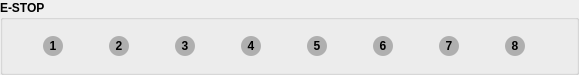
    <widget class="QGroupBox" name="groupBox_7">
     <property name="maximumSize">
      <size>
       <width>16777215</width>
       <height>75</height>
      </size>
     </property>
     <property name="font">
      <font>
       <weight>75</weight>
       <bold>true</bold>
      </font>
     </property>
     <property name="title">
      <string>E-STOP</string>
     </property>
     <layout class="QGridLayout" name="gridLayout_27">
      <item row="0" column="17">
       <widget class="QLabel" name="estop_8">
        <property name="minimumSize">
         <size>
          <width>20</width>
          <height>26</height>
         </size>
        </property>
        <property name="maximumSize">
         <size>
          <width>20</width>
          <height>26</height>
         </size>
        </property>
        <property name="font">
         <font>
          <weight>75</weight>
          <bold>true</bold>
         </font>
        </property>
        <property name="styleSheet">
         <string notr="true">QLabel {
margin-top: 3px;
margin-bottom: 3px;
border-radius: 10px;
min-height: 20px;
min-width: 20px;
background-color: rgb(175, 175, 175);
}</string>
        </property>
        <property name="text">
         <string>8</string>
        </property>
        <property name="alignment">
         <set>Qt::AlignCenter</set>
        </property>
       </widget>
      </item>
      <item row="0" column="14">
       <spacer name="horizontalSpacer_41">
        <property name="orientation">
         <enum>Qt::Horizontal</enum>
        </property>
        <property name="sizeHint" stdset="0">
         <size>
          <width>40</width>
          <height>20</height>
         </size>
        </property>
       </spacer>
      </item>
      <item row="0" column="2">
       <widget class="QLabel" name="estop_1">
        <property name="minimumSize">
         <size>
          <width>20</width>
          <height>26</height>
         </size>
        </property>
        <property name="maximumSize">
         <size>
          <width>20</width>
          <height>26</height>
         </size>
        </property>
        <property name="font">
         <font>
          <weight>75</weight>
          <bold>true</bold>
         </font>
        </property>
        <property name="styleSheet">
         <string notr="true">QLabel {
margin-top: 3px;
margin-bottom: 3px;
border-radius: 10px;
min-height: 20px;
min-width: 20px;
background-color: rgb(175, 175, 175);
}</string>
        </property>
        <property name="text">
         <string>1</string>
        </property>
        <property name="alignment">
         <set>Qt::AlignCenter</set>
        </property>
       </widget>
      </item>
      <item row="0" column="6">
       <spacer name="horizontalSpacer_42">
        <property name="orientation">
         <enum>Qt::Horizontal</enum>
        </property>
        <property name="sizeHint" stdset="0">
         <size>
          <width>40</width>
          <height>20</height>
         </size>
        </property>
       </spacer>
      </item>
      <item row="0" column="11">
       <widget class="QLabel" name="estop_5">
        <property name="minimumSize">
         <size>
          <width>20</width>
          <height>26</height>
         </size>
        </property>
        <property name="maximumSize">
         <size>
          <width>20</width>
          <height>26</height>
         </size>
        </property>
        <property name="font">
         <font>
          <weight>75</weight>
          <bold>true</bold>
         </font>
        </property>
        <property name="styleSheet">
         <string notr="true">QLabel {
margin-top: 3px;
margin-bottom: 3px;
border-radius: 10px;
min-height: 20px;
min-width: 20px;
background-color: rgb(175, 175, 175);
}</string>
        </property>
        <property name="text">
         <string>5</string>
        </property>
        <property name="alignment">
         <set>Qt::AlignCenter</set>
        </property>
       </widget>
      </item>
      <item row="0" column="16">
       <spacer name="horizontalSpacer_43">
        <property name="orientation">
         <enum>Qt::Horizontal</enum>
        </property>
        <property name="sizeHint" stdset="0">
         <size>
          <width>40</width>
          <height>20</height>
         </size>
        </property>
       </spacer>
      </item>
      <item row="0" column="15">
       <widget class="QLabel" name="estop_7">
        <property name="minimumSize">
         <size>
          <width>20</width>
          <height>26</height>
         </size>
        </property>
        <property name="maximumSize">
         <size>
          <width>20</width>
          <height>26</height>
         </size>
        </property>
        <property name="font">
         <font>
          <weight>75</weight>
          <bold>true</bold>
         </font>
        </property>
        <property name="styleSheet">
         <string notr="true">QLabel {
margin-top: 3px;
margin-bottom: 3px;
border-radius: 10px;
min-height: 20px;
min-width: 20px;
background-color: rgb(175, 175, 175);
}</string>
        </property>
        <property name="text">
         <string>7</string>
        </property>
        <property name="alignment">
         <set>Qt::AlignCenter</set>
        </property>
       </widget>
      </item>
      <item row="0" column="10">
       <spacer name="horizontalSpacer_44">
        <property name="orientation">
         <enum>Qt::Horizontal</enum>
        </property>
        <property name="sizeHint" stdset="0">
         <size>
          <width>40</width>
          <height>20</height>
         </size>
        </property>
       </spacer>
      </item>
      <item row="0" column="5">
       <widget class="QLabel" name="estop_2">
        <property name="minimumSize">
         <size>
          <width>20</width>
          <height>26</height>
         </size>
        </property>
        <property name="maximumSize">
         <size>
          <width>20</width>
          <height>26</height>
         </size>
        </property>
        <property name="font">
         <font>
          <weight>75</weight>
          <bold>true</bold>
         </font>
        </property>
        <property name="styleSheet">
         <string notr="true">QLabel {
margin-top: 3px;
margin-bottom: 3px;
border-radius: 10px;
min-height: 20px;
min-width: 20px;
background-color: rgb(175, 175, 175);
}</string>
        </property>
        <property name="text">
         <string>2</string>
        </property>
        <property name="alignment">
         <set>Qt::AlignCenter</set>
        </property>
       </widget>
      </item>
      <item row="0" column="7">
       <widget class="QLabel" name="estop_3">
        <property name="minimumSize">
         <size>
          <width>20</width>
          <height>26</height>
         </size>
        </property>
        <property name="maximumSize">
         <size>
          <width>20</width>
          <height>26</height>
         </size>
        </property>
        <property name="font">
         <font>
          <weight>75</weight>
          <bold>true</bold>
         </font>
        </property>
        <property name="styleSheet">
         <string notr="true">QLabel {
margin-top: 3px;
margin-bottom: 3px;
border-radius: 10px;
min-height: 20px;
min-width: 20px;
background-color: rgb(175, 175, 175);
}</string>
        </property>
        <property name="text">
         <string>3</string>
        </property>
        <property name="alignment">
         <set>Qt::AlignCenter</set>
        </property>
       </widget>
      </item>
      <item row="0" column="3">
       <spacer name="horizontalSpacer_45">
        <property name="orientation">
         <enum>Qt::Horizontal</enum>
        </property>
        <property name="sizeHint" stdset="0">
         <size>
          <width>40</width>
          <height>20</height>
         </size>
        </property>
       </spacer>
      </item>
      <item row="0" column="0">
       <spacer name="horizontalSpacer_46">
        <property name="orientation">
         <enum>Qt::Horizontal</enum>
        </property>
        <property name="sizeType">
         <enum>QSizePolicy::Maximum</enum>
        </property>
        <property name="sizeHint" stdset="0">
         <size>
          <width>10</width>
          <height>20</height>
         </size>
        </property>
       </spacer>
      </item>
      <item row="0" column="12">
       <spacer name="horizontalSpacer_47">
        <property name="orientation">
         <enum>Qt::Horizontal</enum>
        </property>
        <property name="sizeHint" stdset="0">
         <size>
          <width>40</width>
          <height>20</height>
         </size>
        </property>
       </spacer>
      </item>
      <item row="0" column="18">
       <spacer name="horizontalSpacer_48">
        <property name="orientation">
         <enum>Qt::Horizontal</enum>
        </property>
        <property name="sizeHint" stdset="0">
         <size>
          <width>40</width>
          <height>20</height>
         </size>
        </property>
       </spacer>
      </item>
      <item row="0" column="8">
       <spacer name="horizontalSpacer_49">
        <property name="orientation">
         <enum>Qt::Horizontal</enum>
        </property>
        <property name="sizeHint" stdset="0">
         <size>
          <width>40</width>
          <height>20</height>
         </size>
        </property>
       </spacer>
      </item>
      <item row="0" column="9">
       <widget class="QLabel" name="estop_4">
        <property name="minimumSize">
         <size>
          <width>20</width>
          <height>26</height>
         </size>
        </property>
        <property name="maximumSize">
         <size>
          <width>20</width>
          <height>26</height>
         </size>
        </property>
        <property name="font">
         <font>
          <weight>75</weight>
          <bold>true</bold>
         </font>
        </property>
        <property name="styleSheet">
         <string notr="true">QLabel {
margin-top: 3px;
margin-bottom: 3px;
border-radius: 10px;
min-height: 20px;
min-width: 20px;
background-color: rgb(175, 175, 175);
}</string>
        </property>
        <property name="text">
         <string>4</string>
        </property>
        <property name="alignment">
         <set>Qt::AlignCenter</set>
        </property>
       </widget>
      </item>
      <item row="0" column="13">
       <widget class="QLabel" name="estop_6">
        <property name="minimumSize">
         <size>
          <width>20</width>
          <height>26</height>
         </size>
        </property>
        <property name="maximumSize">
         <size>
          <width>20</width>
          <height>26</height>
         </size>
        </property>
        <property name="font">
         <font>
          <weight>75</weight>
          <bold>true</bold>
         </font>
        </property>
        <property name="styleSheet">
         <string notr="true">QLabel {
margin-top: 3px;
margin-bottom: 3px;
border-radius: 10px;
min-height: 20px;
min-width: 20px;
background-color: rgb(175, 175, 175);
}</string>
        </property>
        <property name="text">
         <string>6</string>
        </property>
        <property name="alignment">
         <set>Qt::AlignCenter</set>
        </property>
       </widget>
      </item>
      <item row="0" column="1">
       <spacer name="horizontalSpacer_50">
        <property name="orientation">
         <enum>Qt::Horizontal</enum>
        </property>
        <property name="sizeType">
         <enum>QSizePolicy::Maximum</enum>
        </property>
        <property name="sizeHint" stdset="0">
         <size>
          <width>19</width>
          <height>20</height>
         </size>
        </property>
       </spacer>
      </item>
     </layout>
    </widget>
